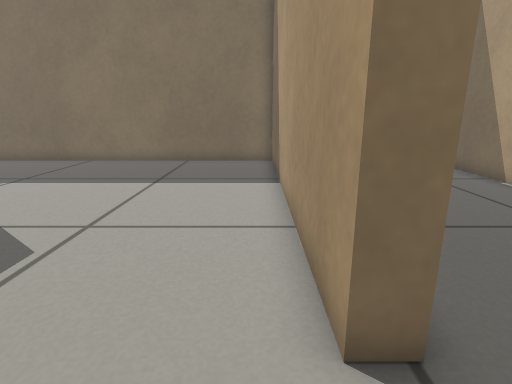
View 1 (above)

14 first-person views from a walk through a world built for the Gazebo simulator. The camera is 0.45 m above the floor, tilts 14° down and sees 80° across. The floor is counted in squares, 0.2 m on a side. Each view is taken from the middle of a square. On the plan, view 1 faces up. The plan holds only what a view shows up to about 18 squares ahead; the rest is blank.

View 2
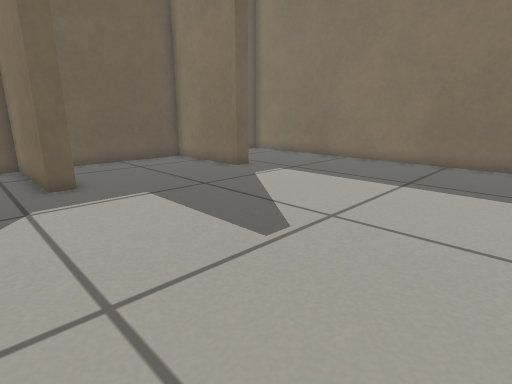

View 3
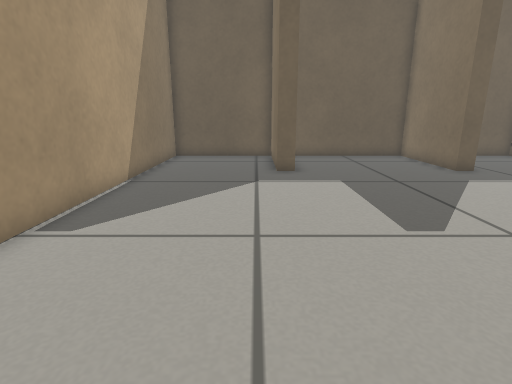

View 4
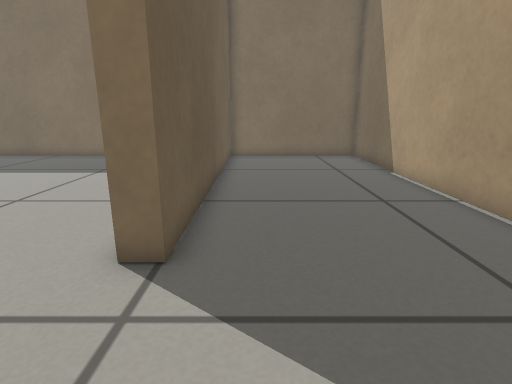

View 5
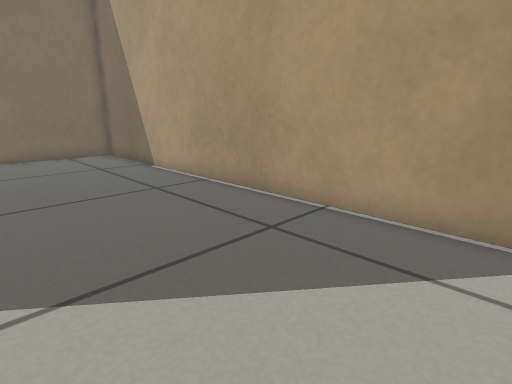

View 6
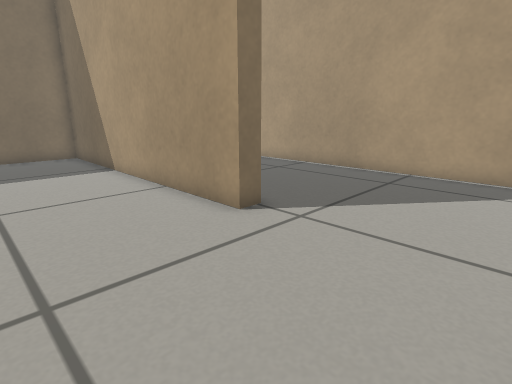

View 7
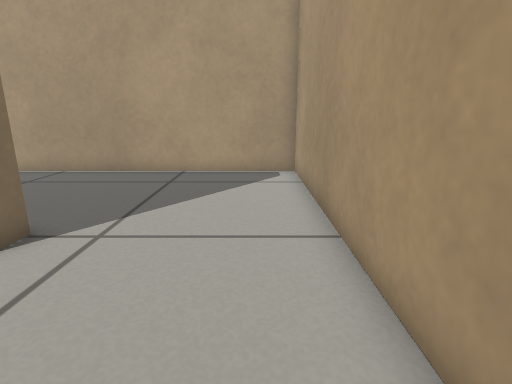

View 8
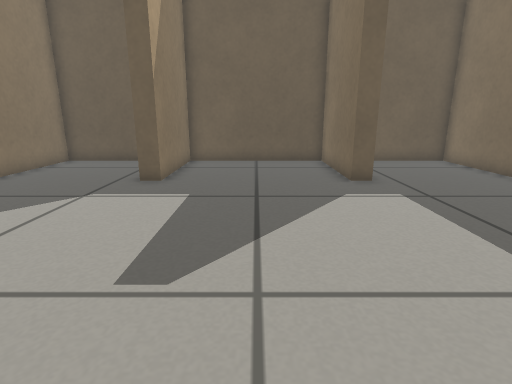

View 9
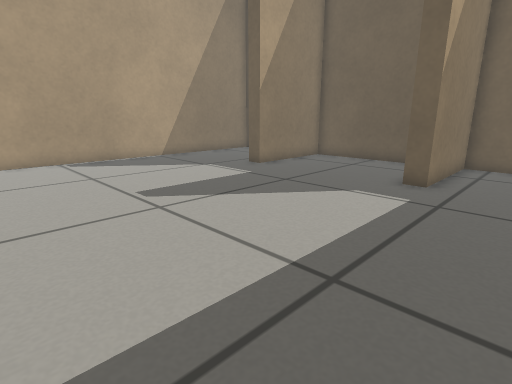

View 10
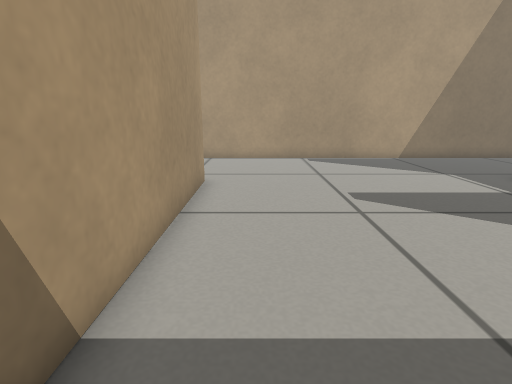

View 11
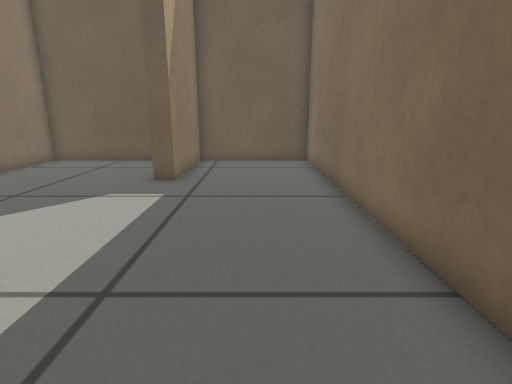

View 12
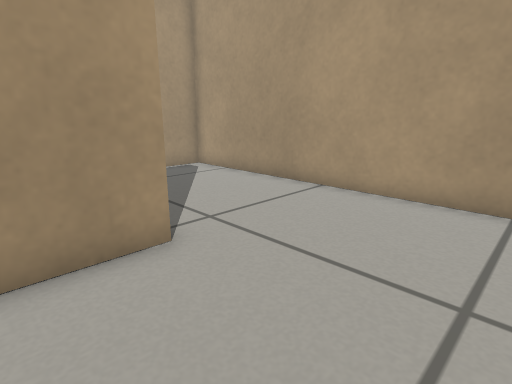

View 13
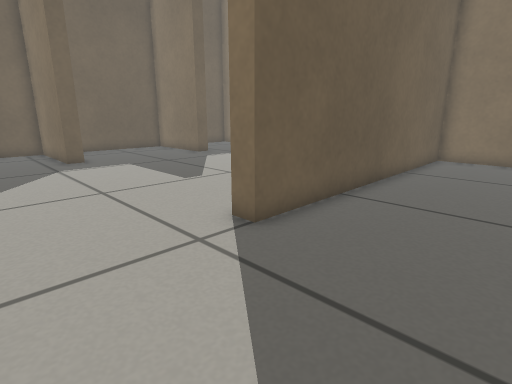

View 14
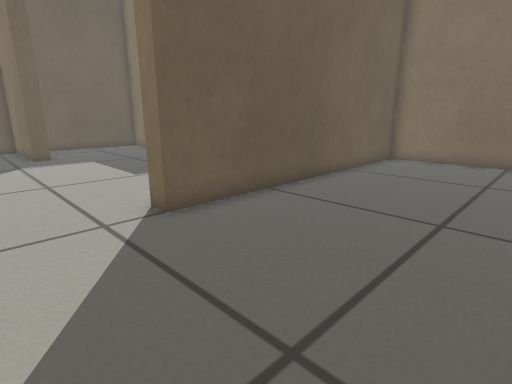

### Floor plan
Points are (right, up) in squares from view 1. A wall is a line through its corners. A room is listed if a view was taken in it or the views show most of it. See-through windows are left out.
Room 1 (views 1, 2, 6, 7, 8, 9, 10, 11, 12)
walls: (0.8, 2.4) (0.8, 15.6) (-15.6, 15.6) (-15.6, 10.1) (-10.6, 10.1) (-10.6, 9.4) (-15.6, 9.4) (-15.6, 2.6) (-10.6, 2.6) (-10.6, 1.9) (-15.6, 1.9) (-15.6, -3.6) (0.6, -3.6)
ways out: opening at (1, -0.5) to room 2
Room 2 (views 3, 4, 5, 13, 14)
walls: (0.6, -3.6) (8.6, -3.6) (8.6, 15.6) (1.6, 15.6) (1.6, 2.4) (0.8, 2.4)
ways out: opening at (1, -0.5) to room 1

Where each view was taken, in squares from view 1:
view 1: 0 up, 0 right, facing up
view 2: 0 up, 0 right, facing up-left
view 3: 1 up, 2 right, facing left
view 4: 2 down, 3 right, facing up
view 5: 3 down, 2 right, facing up-right
view 6: 3 down, 4 left, facing up-right
view 7: 2 down, 4 left, facing right
view 8: 6 up, 0 right, facing left
view 9: 13 up, 0 right, facing down-left
view 10: 13 up, 1 left, facing down
view 11: 13 up, 0 right, facing left
view 12: 5 up, 4 left, facing down-right
view 13: 2 down, 6 right, facing up-left
view 14: 1 down, 8 right, facing up-left
